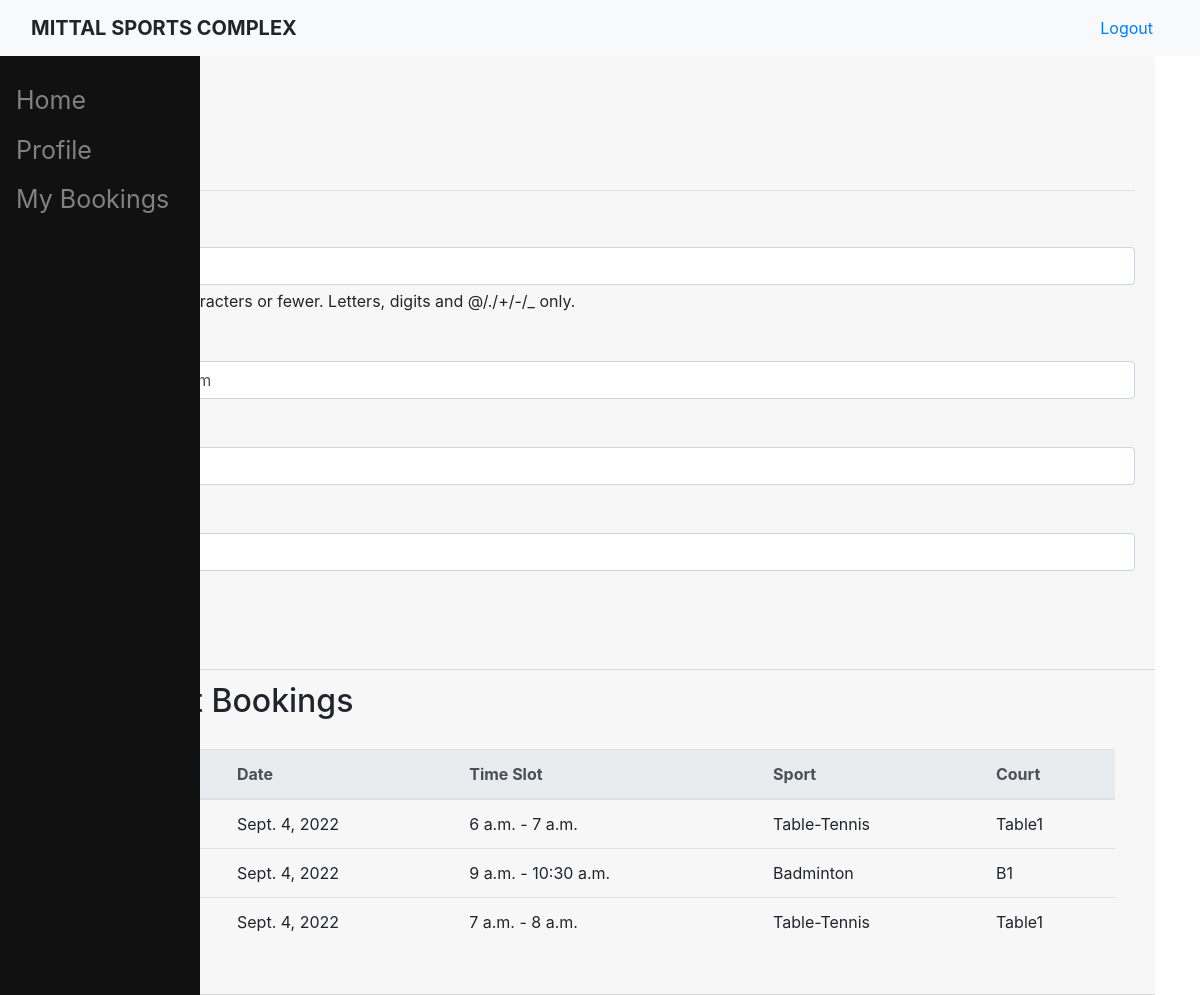
Screenshot of /profile/ (signed in) with the database file from the repository.
### sports/models.py (models this page shows, shortened)
class Booking(models.Model):
    time_slot = models.OneToOneField(Slot, on_delete=models.CASCADE)
    booked_by = models.ForeignKey(User, null = True, blank = True,on_delete=models.CASCADE)

class Slot(models.Model):
    start_time = models.TimeField(help_text = "(Time should be of format HH:MM from 00:00 to 23:59.)")
    end_time = models.TimeField(help_text = "(Time should be of format HH:MM from 00:00 to 23:59.)")
    date = models.DateField(default = date.today(),help_text = "(Date should be of format YYYY-MM-DD)")
    court = models.ForeignKey(Court,on_delete=models.CASCADE)
    message = models.CharField(max_length=200, null = True, blank = True)

class Court(models.Model):
    name = models.CharField(max_length=20, unique = True )
    sport = models.ForeignKey(Sport,on_delete=models.CASCADE)
    def __str__(self):
        return f'{self.name}'

class Sport(models.Model):
    name = models.CharField(max_length=20, unique = True , help_text = '(Please, use underscore(_) or hypen(-) in place of spaces.)')
    img_url = models.CharField(max_length=2083, verbose_name = 'Image', help_text = '(Copy-paste the sport-image url here)', default = 'https://uploads-ssl.webflow.com/617b224ba2374548fcc039ba/617b224ba237453ce1c0409b_hpfulq-1234-1024x512.jpg')
    def __str__(self):
        return f'{self.name}'

### users/views.py (the view)
# urls.py: path('profile/',u_views.profile, name = 'profile'),
@login_required
def profile(request):
    if request.method == 'POST':
        u_form = UserUpdateForm(request.POST,instance=request.user)
        if u_form.is_valid():
            u_form.save()
            messages.success(request, f' Your Account has been Updated Successfully!')
            return redirect('profile')
    else:
        u_form = UserUpdateForm(instance=request.user)
        bookings = Booking.objects.filter(booked_by = request.user)
    context={
        'u_form':u_form,
        'bookings':bookings
    }
    return render(request, 'users/profile.html', context)

### users/forms.py
class UserUpdateForm(forms.ModelForm):
    class Meta:
        model = User
        fields = ['username','email','first_name','last_name']

### users/templatetags/auth_extras.py (called while the page is built)
@register.filter(name='has_attr')
def has_attr(user, attribute):
    return hasattr(user, attribute)

### users/templates/users/profile.html (shortened to what this page needs)
{% extends 'sports/base.html' %}
{% load crispy_forms_tags %}
{% load auth_extras %}
{% block content %}
<div class="content-section">
    <div class="card-header">
        <div class="media">
            <div class="media-body">
                <h2 class="account-heading">{{ user.username }}</h2>
                <p class="text-secondary">{{ user.email}}</p>
            </div>
        </div>
        <form method="POST" enctype = "multipart/form-data">
            <fieldset class = "form-group">
                <legend class ="border-bottom mb-4">Profile Info</legend>
                {{ u_form|crispy }}
            </fieldset>
            <div class = "form-group">
                <button class = "btn btn-outline-info" type = "submit">Update Profile</button>
            </div>
        </form>
    </div>
    <div class="card-header">
        {% if request.user|has_attr:"member" %}
        <h2>Your Slot Bookings</h2>
        <div class="card-body">
            <div class="table-responsive">
                <table class = "table">
                    <thead class="thead-light">
                    <tr>
                        <th>Sr. No.</th>
                        <th>Date</th>
                        <th>Time Slot</th>
                        <th>Sport</th>
                        <th>Court</th>
                    </tr>
                    </thead>
                    {% for booking in bookings %}
                    <tr>
                        <td>{{ forloop.counter }}</td>
                        <td>{{ booking.time_slot.date }}</a></td>
                        <td>{{ booking.time_slot.start_time }} - {{ booking.time_slot.end_time }}</td>
                        <td>{{ booking.time_slot.court.sport }}</a></td>
                        <td>{{ booking.time_slot.court }}</a></td>
                    {% endfor %}
                </table>
            </div>
        </div>
        {% endif %}
    </div>
</div>
{% endblock content %}

### rows the page displays
Booking: time_slot "Sept. 4, 2022", time_slot.start_time "6 a.m.", time_slot.end_time "7 a.m.", time_slot.court.sport "Table-Tennis", time_slot.court "Table1"
Booking: time_slot "Sept. 4, 2022", time_slot.start_time "9 a.m.", time_slot.end_time "10:30 a.m.", time_slot.court.sport "Badminton", time_slot.court "B1"
Booking: time_slot "Sept. 4, 2022", time_slot.start_time "7 a.m.", time_slot.end_time "8 a.m.", time_slot.court.sport "Table-Tennis", time_slot.court "Table1"
